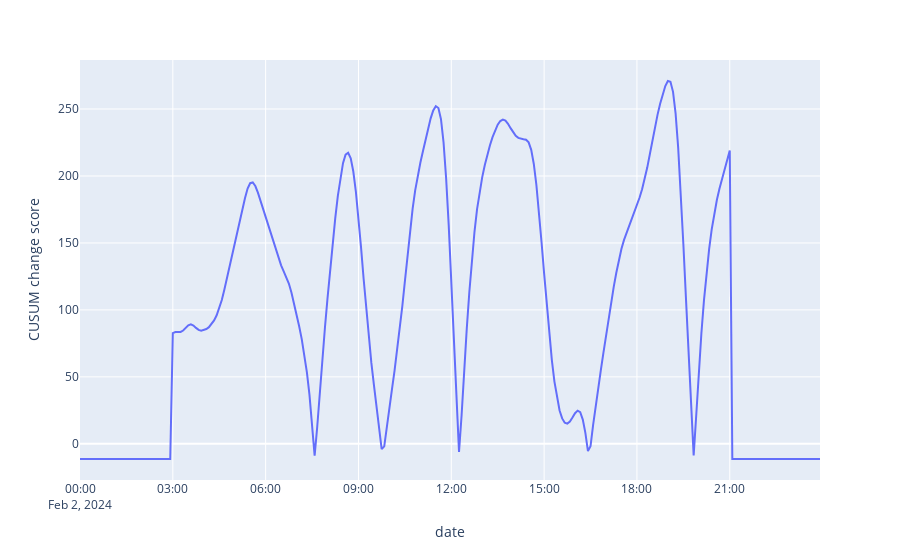

The notebook cell saved with this chart:
### Code cell
change_detector = MovingWindow(
    change_score=CUSUM(),
    bandwidth=36,  # The number of samples on each side of a split point.
)
change_detector.fit(df_single_day['bgl_cgm'])
window_scores = change_detector.transform_scores(df_single_day['bgl_cgm'])
px.line(window_scores).update_layout(
    yaxis_title="CUSUM change score",
    showlegend=False,
)

### Figure 1 — Plotly figure (JSON) as saved in the notebook; plotly's stock layout.template omitted (floating-point values rounded to 4 significant figures; data arrays with more than 128 entries replaced by an {"elided": "..."} marker saying what was removed)
{"data": [{"hovertemplate": "variable=score<br>date=%{x}<br>value=%{y}<extra></extra>", "legendgroup": "score", "line": {"color": "#636efa", "dash": "solid"}, "marker": {"symbol": "circle"}, "mode": "lines", "name": "score", "orientation": "v", "showlegend": true, "type": "scatter", "x": {"elided": "288 str values"}, "xaxis": "x", "y": {"elided": "288 float values"}, "yaxis": "y"}], "layout": {"legend": {"title": {"text": "variable"}, "tracegroupgap": 0}, "margin": {"t": 60}, "showlegend": false, "xaxis": {"anchor": "y", "domain": [0, 1], "title": {"text": "date"}}, "yaxis": {"anchor": "x", "domain": [0, 1], "title": {"text": "CUSUM change score"}}}}
